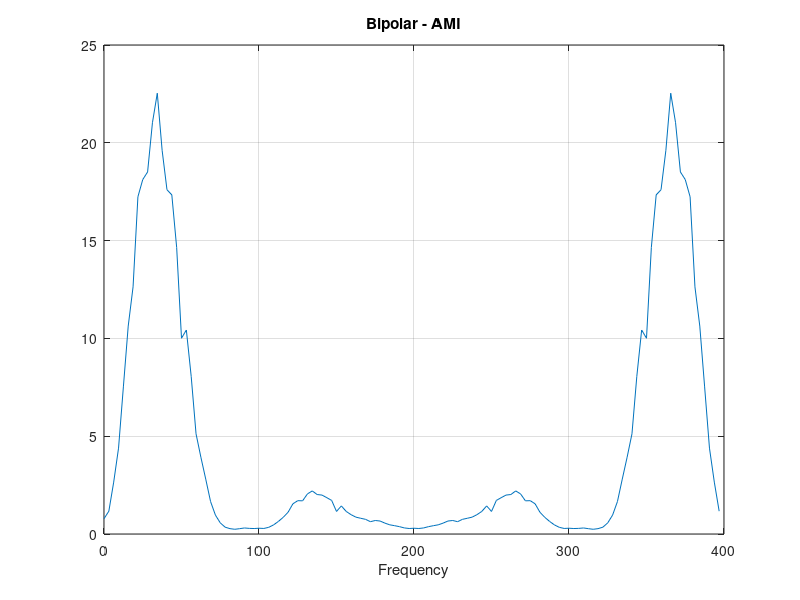

Recreate this plot in MATLAB.
clear ; clc

%{
bitstream = randi([0 1], 1, 20000); % So luong bit
fb=100; %(bps)
pulse_high = 1;
pulse_low = -1;
yy=[];
ts = 0.25; % Toc do lay mau
for bit = 1:length(bitstream)
    % set bit time
    bt = bit-1:ts:(bit-0.25);
    if bitstream(bit) == 0
        % low level pulse
        y = (bt<bit)*pulse_low;
    else
        % high level pulse
        y = (bt<bit) * pulse_high;
    end
    yy=[yy y];
end
k=zeros(100,800); % tong so mau: (1/ts)*so luong bit
for j=1:1:100
    k(j,:)=yy(800*j-799:800*j);
    sep(j,:)=fft(k(j,:),128);
end
n=size(sep,2);
fs=4*fb;
f = (0:n-1)*(fs/n); % frequency range
m_sep=mean((abs(sep).^2),1)/fs;
figure(1);
plot(f,m_sep);
% draw grid
grid on;
ylabel('Mean square voltage');
xlabel('Frequency');
title('Polar Non-Return-to-Zero Level');
%}


bitstream = randi([0 1], 1, 20000);
fb=100;
yy=[];
pulse = 5;
ts = 0.25;
current_level = -pulse;
for bit = 1:length(bitstream)
    % set bit time
    bt = bit-1:ts:(bit-0.25);
    if bitstream(bit) == 0
        % binary 0, set to zero
        y = (bt<bit)*0;
    else
        % each binary 1 has the opposite pulse level from the previous
        current_level = -current_level;
        y = (bt<bit)*current_level;
    end
    % assign last pulse point by inspecting the following bit
    try
        % we care only about ones as they use alternate levels
        if bitstream(bit+1) == 1
            y(end) = -current_level;
        end
    catch e
        % bitstream end; assume next bit is 0
        y(end) = -current_level;
    end
    yy=[yy y];
end
k=zeros(200,400);
for j=1:1:200
    k(j,:)=yy(400*j-399:400*j);
    sep(j,:)=fft(k(j,:),128);
end
n=size(sep,2);
fs=4*fb;
f = (0:n-1)*(fs/n); % frequency range
m_sep=mean((abs(sep).^2),1)/fs;
figure(1);
plot(f,m_sep);
grid on;
xlabel('Frequency')
title('Bipolar - AMI')

%{
num_bit = 20000;
bitstream = randi([0 1], 1, num_bit);
fb=100;
fs = 4;
pulse = 1;
yy=[];
for bit = 1:length(bitstream)
    % set bit time
    bt = bit-1:1/fs:(bit-0.25);
    if bitstream(bit) == 1
        % low -> high
        y = (bt<bit) * pulse - 2*pulse * (bt < bit- 0.5);
        % set last pulse point to high level
        current_level = pulse;
    else
        % high -> low
        y = -(bt<bit) * pulse + 2*pulse*(bt < bit - 0.5);
        % set last pulse point to low level
        current_level = -pulse;
    end
    try
        % if the next bit is the same as this one
        %change the level
        if bitstream(bit+1) == bitstream(bit)
            y(end) = -current_level;
        else
            y(end) = current_level;
        end
    catch e
        % assume next bit is the same as the last one
        y(end) = current_level;
    end
    yy=[yy y];
end
num_sample = fs*num_bit/100;
k=zeros(100,num_sample);
for j=1:1:100
    k(j,:)=yy(num_sample*j-(num_sample-1):num_sample*j);
    sep(j,:)=fft(k(j,:),128);
end
n=size(sep,2);
fs=4*fb;
f = (0:n-1)*(fs/n); % frequency range
m_sep=mean((abs(sep).^2),1)/fs;
figure(1);
plot(f,m_sep);
grid on;
xlabel('Frequency')
title('Manchester')
%}